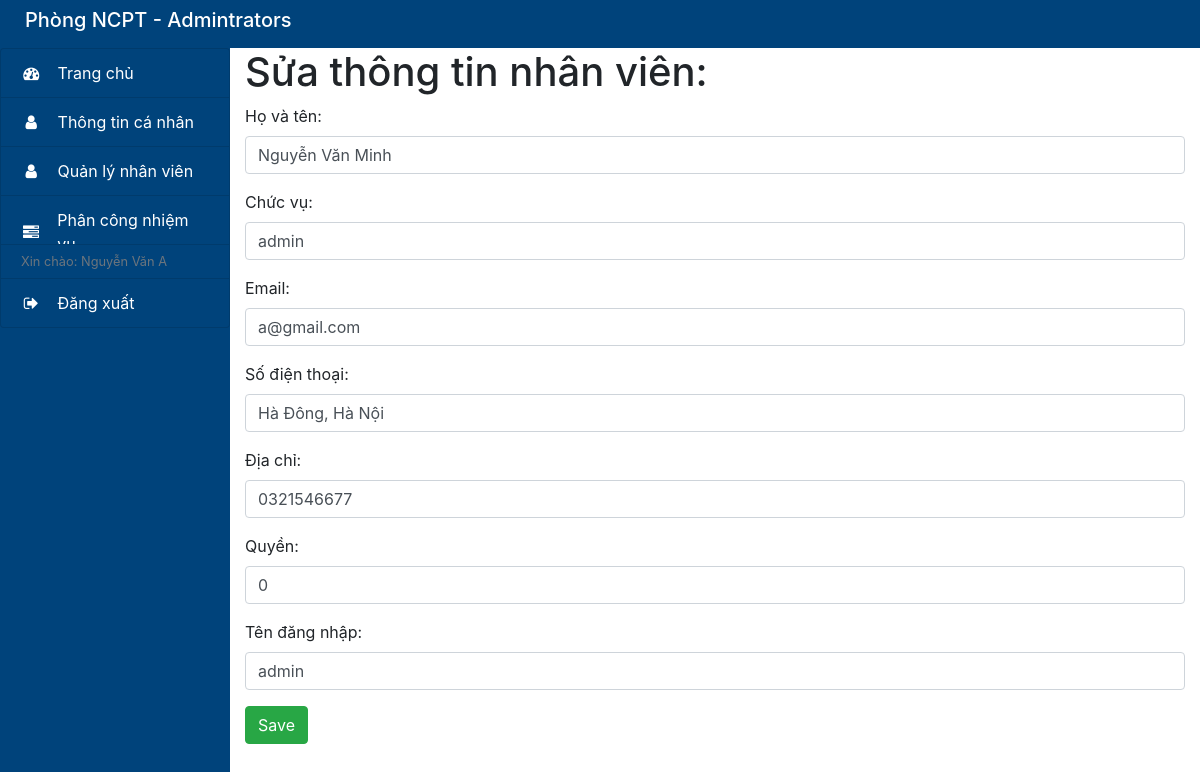
/admin/editUser.php?id=1 (signed in), run on the app's committed database.
### tables this page shows
CREATE TABLE `tbl_member` (
  `id` int(11) NOT NULL,
  `fullname` varchar(35) NOT NULL,
  `chucVu` varchar(35) NOT NULL,
  `email` varchar(30) NOT NULL,
  `soDienThoai` varchar(10) NOT NULL,
  `diaChi` varchar(255) NOT NULL,
  `username` varchar(30) NOT NULL,
  `pass` varchar(50) NOT NULL,
  `level` tinyint(1) NOT NULL DEFAULT 1,
  `image` varchar(255) NOT NULL
);

### connect/dbhelp.php (called while the page is built, shortened)
<?php
function executeResult($sql) {
	$conn = mysqli_connect(HOST, USERNAME, PASSWORD, DATABASE);
	$resultset = mysqli_query($conn, $sql);
	$list      = [];
	while ($row = mysqli_fetch_array($resultset, 1)) {
		$list[] = $row;
	}
	return $list;
}

### admin/editUser.php (the view, shortened to what this page needs)
<?php
require_once ('../connect/dbhelp.php');
$s_fullname = $s_chucVu = $s_email = $s_soDienThoai = $s_diaChi = $s_level = '';
if (isset($_GET['id'])) {
	$id          = $_GET['id'];
	$sql         = 'select * from tbl_member where id = '.$id;
	$new = executeResult($sql);
	if ($new != null && count($new) > 0) {
		$std        = $new[0];
		$s_fullname = $std['fullname'];
		$s_chucVu      = $std['chucVu'];
		$s_email  = $std['email'];
		$s_soDienThoai = $std['soDienThoai'];
		$s_diaChi = $std['diaChi'];
		$s_level  = $std['level'];
        $s_username = $std['username'];
	} else {
		$id = '';
	}
}
?>
<!DOCTYPE html>
<html lang="en">
<head>
    <link rel="stylesheet" href="style.css">
    <link rel="stylesheet" href="https://maxcdn.bootstrapcdn.com/bootstrap/4.0.0/css/bootstrap.min.css">
    <link rel="stylesheet" href="https://stackpath.bootstrapcdn.com/font-awesome/4.7.0/css/font-awesome.min.css">
</head>
<body>
    <nav class="sb-topnav " style="background-color: #00437b;">
        <h1 class="navbar-brand ps-3" style="color: #fff; padding-left: 25px" href="index.php">Phòng NCPT - Admintrators
        </h1>
    </nav>
    <div class="container-fluid p-0">
        <div class="row" id="body-row">
            <?php include_once('includes/sidebar.php');?>
            <div class="col">
                <h1>
                    Sửa thông tin nhân viên:
                </h1>
                <form method="post">
                    <div class="form-group">
                        <label for="usr">Họ và tên:</label>
                        <input required="true" type="text" class="form-control" id="usr" name="fullname"
                            value="<?=$s_fullname?>">
                    </div>
                    <div class="form-group">
                        <label for="usr">Chức vụ:</label>
                        <input type="text" class="form-control" id="usr" name="chucVu" value="<?=$s_chucVu?>">
                    </div>
                    <div class="form-group">
                        <label for="usr">Email:</label>
                        <input type="text" class="form-control" id="usr" name="email" value="<?=$s_email?>">
                    </div>
                    <div class="form-group">
                        <label for="usr">Số điện thoại:</label>
                        <input type="phone" class="form-control" id="usr" name="diaChi" value="<?=$s_diaChi?>">
                    </div>
                    <div class="form-group">
                        <label for="usr">Địa chỉ:</label>
                        <input type="text" class="form-control" id="usr" name="soDienThoai" value="<?=$s_soDienThoai?>">
                    </div>
                    <div class="form-group">
                        <label for="usr">Quyền:</label>
                        <input type="text" class="form-control" id="usr" name="level" value="<?=$s_level?>">
                    </div>
                    <div class="form-group">
                        <label for="usr">Tên đăng nhập:</label>
                        <input type="text" class="form-control" id="usr" name="username" value="<?=$s_username?>">
                    </div>
                    <div style="display: flex; justify-content: space-between">
                        <button class="btn btn-success">Save</button>
                    </div>
                </form>
            </div>
        </div>
    </div>
</body>
</html>

### admin/style.css (style rules this page uses)
#body-row { margin-left: 0; margin-right: 0; }

### data on the page
tbl_member: fullname "Nguyễn Văn Minh", chucVu "admin", email "a@gmail.com", diaChi "Hà Đông, Hà Nội", soDienThoai "0321546677", level "0", username "admin"

### other printed values
$_SESSION['fullname'] "Nguyễn Văn A"
